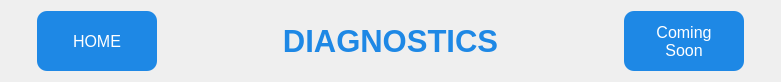
    <widget class="QWidget" name="horizontalLayoutWidget_2">
     <property name="geometry">
      <rect>
       <x>10</x>
       <y>20</y>
       <width>781</width>
       <height>82</height>
      </rect>
     </property>
     <layout class="QHBoxLayout" name="alertsTitle">
      <property name="spacing">
       <number>0</number>
      </property>
      <item>
       <widget class="QPushButton" name="AlertHomeBtn">
        <property name="sizePolicy">
         <sizepolicy hsizetype="Fixed" vsizetype="Fixed">
          <horstretch>0</horstretch>
          <verstretch>0</verstretch>
         </sizepolicy>
        </property>
        <property name="minimumSize">
         <size>
          <width>120</width>
          <height>60</height>
         </size>
        </property>
        <property name="maximumSize">
         <size>
          <width>120</width>
          <height>60</height>
         </size>
        </property>
        <property name="styleSheet">
         <string notr="true">QPushButton {
    background-color: #1E88E5;   /* Blue */
    color: white;               /* White text */
    border: none;               /* No border line */
    border-radius: 10px;        /* Rounded corners */
    padding: 4px 16px;          /* Spacing inside */
    font-size: 16px;            /* Font size */
}

QPushButton:hover {
    background-color: #1565C0;  /* Darker blue on hover */
}

QPushButton:pressed {
    background-color: #0D47A1;  /* Darkest blue when pressed */
}

QPushButton:focus {
    outline: none;                 /* Remove dotted border */
    background-color: #074475;     /* Brighter blue highlight */
    border: 2px solid black;       /* White glow/border */
}</string>
        </property>
        <property name="text">
         <string>HOME</string>
        </property>
       </widget>
      </item>
      <item>
       <spacer name="spacerLeft">
        <property name="orientation">
         <enum>Qt::Horizontal</enum>
        </property>
        <property name="sizeType">
         <enum>QSizePolicy::Fixed</enum>
        </property>
        <property name="sizeHint" stdset="0">
         <size>
          <width>80</width>
          <height>20</height>
         </size>
        </property>
       </spacer>
      </item>
      <item>
       <widget class="QLabel" name="AlertMainTitle">
        <property name="sizePolicy">
         <sizepolicy hsizetype="Fixed" vsizetype="Fixed">
          <horstretch>0</horstretch>
          <verstretch>0</verstretch>
         </sizepolicy>
        </property>
        <property name="maximumSize">
         <size>
          <width>255</width>
          <height>80</height>
         </size>
        </property>
        <property name="font">
         <font>
          <pointsize>23</pointsize>
          <bold>true</bold>
         </font>
        </property>
        <property name="styleSheet">
         <string notr="true">color: #1E88E5;</string>
        </property>
        <property name="text">
         <string>DIAGNOSTICS</string>
        </property>
        <property name="alignment">
         <set>Qt::AlignCenter</set>
        </property>
       </widget>
      </item>
      <item>
       <spacer name="spacerRight">
        <property name="orientation">
         <enum>Qt::Horizontal</enum>
        </property>
        <property name="sizeType">
         <enum>QSizePolicy::Fixed</enum>
        </property>
        <property name="sizeHint" stdset="0">
         <size>
          <width>80</width>
          <height>20</height>
         </size>
        </property>
       </spacer>
      </item>
      <item>
       <widget class="QPushButton" name="AlertLogsBtn">
        <property name="sizePolicy">
         <sizepolicy hsizetype="Fixed" vsizetype="Fixed">
          <horstretch>0</horstretch>
          <verstretch>0</verstretch>
         </sizepolicy>
        </property>
        <property name="minimumSize">
         <size>
          <width>120</width>
          <height>60</height>
         </size>
        </property>
        <property name="maximumSize">
         <size>
          <width>120</width>
          <height>60</height>
         </size>
        </property>
        <property name="styleSheet">
         <string notr="true">QPushButton {
    background-color: #1E88E5;   /* Blue */
    color: white;               /* White text */
    border: none;               /* No border line */
    border-radius: 10px;        /* Rounded corners */
    padding: 4px 16px;          /* Spacing inside */
    font-size: 16px;            /* Font size */
}

QPushButton:hover {
    background-color: #1565C0;  /* Darker blue on hover */
}

QPushButton:pressed {
    background-color: #0D47A1;  /* Darkest blue when pressed */
}

QPushButton:focus {
    outline: none;                 /* Remove dotted border */
    background-color: #074475;     /* Brighter blue highlight */
    border: 2px solid black;       /* White glow/border */
}</string>
        </property>
        <property name="text">
         <string>Coming
Soon</string>
        </property>
       </widget>
      </item>
     </layout>
    </widget>
